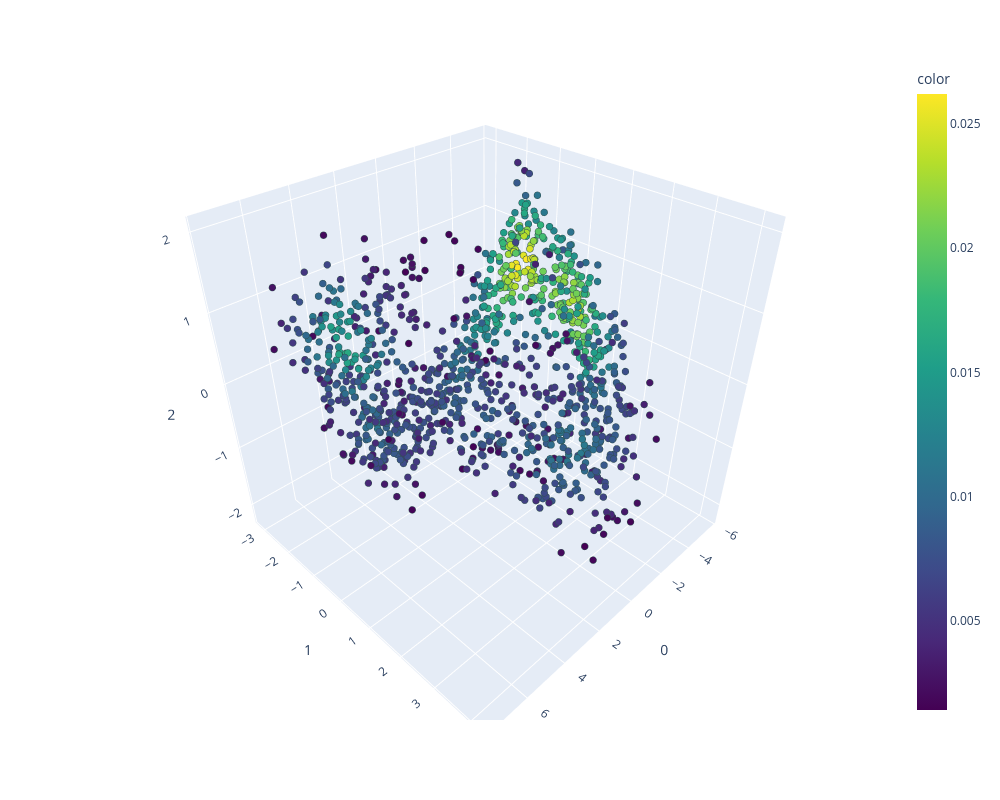

Source (notebook cell):
### Code cell
chnt.scatter3D(adata_cc, comp=[0, 1, 2], color="density")

### Figure 1 — Plotly figure (JSON) as saved in the notebook; plotly's stock layout.template omitted (floating-point values rounded to 4 significant figures; data arrays with more than 128 entries replaced by an {"elided": "..."} marker saying what was removed)
{"data": [{"hovertemplate": "0=%{x}<br>1=%{y}<br>2=%{z}<br>color=%{marker.color}<extra></extra>", "legendgroup": "", "marker": {"color": {"elided": "1196 float values"}, "coloraxis": "coloraxis", "line": {"color": "DarkSlateGrey", "width": 1}, "size": 4, "symbol": "circle"}, "mode": "markers", "name": "", "scene": "scene", "showlegend": false, "type": "scatter3d", "x": {"elided": "1196 float values"}, "y": {"elided": "1196 float values"}, "z": {"elided": "1196 float values"}}], "layout": {"coloraxis": {"colorbar": {"title": {"text": "color"}}, "colorscale": [[0, "#440154"], [0.1111, "#482878"], [0.2222, "#3e4989"], [0.3333, "#31688e"], [0.4444, "#26828e"], [0.5556, "#1f9e89"], [0.6667, "#35b779"], [0.7778, "#6ece58"], [0.8889, "#b5de2b"], [1, "#fde725"]]}, "height": 800, "legend": {"itemsizing": "constant", "title": {"text": "density"}, "tracegroupgap": 0, "x": 0.01, "xanchor": "left", "y": 0.99, "yanchor": "top"}, "margin": {"t": 60}, "scene": {"aspectmode": "cube", "domain": {"x": [0, 1], "y": [0, 1]}, "xaxis": {"title": {"text": "0"}}, "yaxis": {"title": {"text": "1"}}, "zaxis": {"title": {"text": "2"}}}, "showlegend": true, "width": 1000}}
